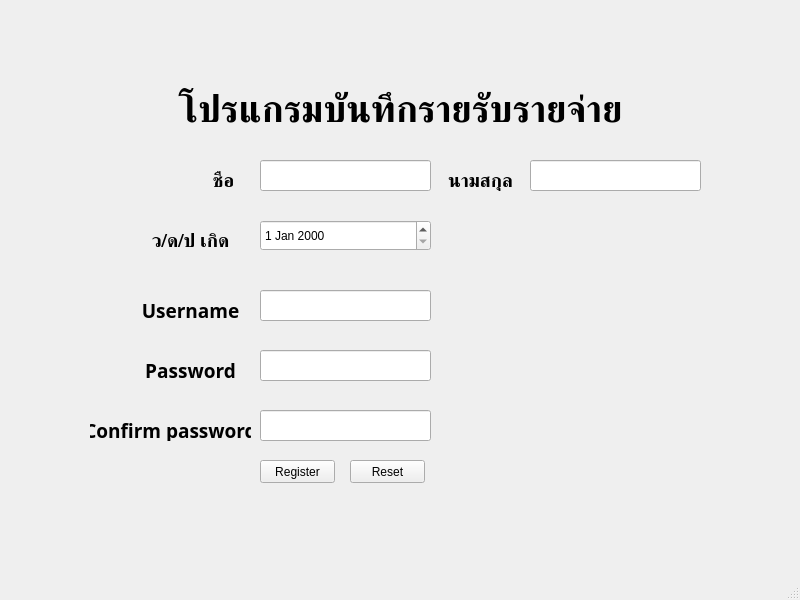
<?xml version="1.0" encoding="UTF-8"?>
<ui version="4.0">
 <class>MainWindow</class>
 <widget class="QMainWindow" name="MainWindow">
  <property name="geometry">
   <rect>
    <x>0</x>
    <y>0</y>
    <width>800</width>
    <height>600</height>
   </rect>
  </property>
  <property name="windowTitle">
   <string>MainWindow</string>
  </property>
  <widget class="QWidget" name="centralwidget">
   <widget class="QLineEdit" name="Fname_field">
    <property name="geometry">
     <rect>
      <x>260</x>
      <y>160</y>
      <width>171</width>
      <height>31</height>
     </rect>
    </property>
   </widget>
   <widget class="QLineEdit" name="Lname_field">
    <property name="geometry">
     <rect>
      <x>530</x>
      <y>160</y>
      <width>171</width>
      <height>31</height>
     </rect>
    </property>
   </widget>
   <widget class="QLineEdit" name="Regis_Username_field">
    <property name="geometry">
     <rect>
      <x>260</x>
      <y>290</y>
      <width>171</width>
      <height>31</height>
     </rect>
    </property>
   </widget>
   <widget class="QLineEdit" name="Regis_Password_field">
    <property name="geometry">
     <rect>
      <x>260</x>
      <y>350</y>
      <width>171</width>
      <height>31</height>
     </rect>
    </property>
   </widget>
   <widget class="QLineEdit" name="Regis_ConPassword_field">
    <property name="geometry">
     <rect>
      <x>260</x>
      <y>410</y>
      <width>171</width>
      <height>31</height>
     </rect>
    </property>
   </widget>
   <widget class="QDateEdit" name="Date_field">
    <property name="geometry">
     <rect>
      <x>260</x>
      <y>220</y>
      <width>171</width>
      <height>31</height>
     </rect>
    </property>
   </widget>
   <widget class="QLabel" name="label">
    <property name="geometry">
     <rect>
      <x>200</x>
      <y>170</y>
      <width>47</width>
      <height>21</height>
     </rect>
    </property>
    <property name="font">
     <font>
      <family>Sukhumvit Set</family>
      <pointsize>14</pointsize>
      <weight>75</weight>
      <bold>true</bold>
     </font>
    </property>
    <property name="text">
     <string>ชื่อ</string>
    </property>
    <property name="alignment">
     <set>Qt::AlignCenter</set>
    </property>
   </widget>
   <widget class="QLabel" name="label_2">
    <property name="geometry">
     <rect>
      <x>440</x>
      <y>170</y>
      <width>81</width>
      <height>21</height>
     </rect>
    </property>
    <property name="font">
     <font>
      <family>Sukhumvit Set</family>
      <pointsize>14</pointsize>
      <weight>75</weight>
      <bold>true</bold>
     </font>
    </property>
    <property name="text">
     <string>นามสกุล</string>
    </property>
    <property name="alignment">
     <set>Qt::AlignCenter</set>
    </property>
   </widget>
   <widget class="QLabel" name="label_3">
    <property name="geometry">
     <rect>
      <x>140</x>
      <y>230</y>
      <width>101</width>
      <height>21</height>
     </rect>
    </property>
    <property name="font">
     <font>
      <family>Sukhumvit Set</family>
      <pointsize>14</pointsize>
      <weight>75</weight>
      <bold>true</bold>
     </font>
    </property>
    <property name="text">
     <string>ว/ด/ป เกิด</string>
    </property>
    <property name="alignment">
     <set>Qt::AlignCenter</set>
    </property>
   </widget>
   <widget class="QLabel" name="label_4">
    <property name="geometry">
     <rect>
      <x>140</x>
      <y>300</y>
      <width>101</width>
      <height>21</height>
     </rect>
    </property>
    <property name="font">
     <font>
      <family>Sukhumvit Set</family>
      <pointsize>14</pointsize>
      <weight>75</weight>
      <bold>true</bold>
     </font>
    </property>
    <property name="text">
     <string>Username</string>
    </property>
    <property name="alignment">
     <set>Qt::AlignCenter</set>
    </property>
   </widget>
   <widget class="QLabel" name="label_5">
    <property name="geometry">
     <rect>
      <x>140</x>
      <y>360</y>
      <width>101</width>
      <height>21</height>
     </rect>
    </property>
    <property name="font">
     <font>
      <family>Sukhumvit Set</family>
      <pointsize>14</pointsize>
      <weight>75</weight>
      <bold>true</bold>
     </font>
    </property>
    <property name="text">
     <string>Password</string>
    </property>
    <property name="alignment">
     <set>Qt::AlignCenter</set>
    </property>
   </widget>
   <widget class="QLabel" name="label_6">
    <property name="geometry">
     <rect>
      <x>90</x>
      <y>420</y>
      <width>161</width>
      <height>21</height>
     </rect>
    </property>
    <property name="font">
     <font>
      <family>Sukhumvit Set</family>
      <pointsize>14</pointsize>
      <weight>75</weight>
      <bold>true</bold>
     </font>
    </property>
    <property name="text">
     <string>Confirm password</string>
    </property>
    <property name="alignment">
     <set>Qt::AlignCenter</set>
    </property>
   </widget>
   <widget class="QPushButton" name="Regis_Register_btn">
    <property name="geometry">
     <rect>
      <x>260</x>
      <y>460</y>
      <width>75</width>
      <height>23</height>
     </rect>
    </property>
    <property name="text">
     <string>Register</string>
    </property>
   </widget>
   <widget class="QPushButton" name="Regis_Reset_btn">
    <property name="geometry">
     <rect>
      <x>350</x>
      <y>460</y>
      <width>75</width>
      <height>23</height>
     </rect>
    </property>
    <property name="text">
     <string>Reset</string>
    </property>
   </widget>
   <widget class="QLabel" name="label_7">
    <property name="geometry">
     <rect>
      <x>150</x>
      <y>70</y>
      <width>501</width>
      <height>81</height>
     </rect>
    </property>
    <property name="font">
     <font>
      <family>Sukhumvit Set</family>
      <pointsize>28</pointsize>
      <weight>75</weight>
      <bold>true</bold>
     </font>
    </property>
    <property name="text">
     <string>โปรแกรมบันทึกรายรับรายจ่าย</string>
    </property>
    <property name="alignment">
     <set>Qt::AlignCenter</set>
    </property>
   </widget>
  </widget>
  <widget class="QMenuBar" name="menubar">
   <property name="geometry">
    <rect>
     <x>0</x>
     <y>0</y>
     <width>800</width>
     <height>22</height>
    </rect>
   </property>
  </widget>
  <widget class="QStatusBar" name="statusbar"/>
 </widget>
 <resources/>
 <connections/>
</ui>
